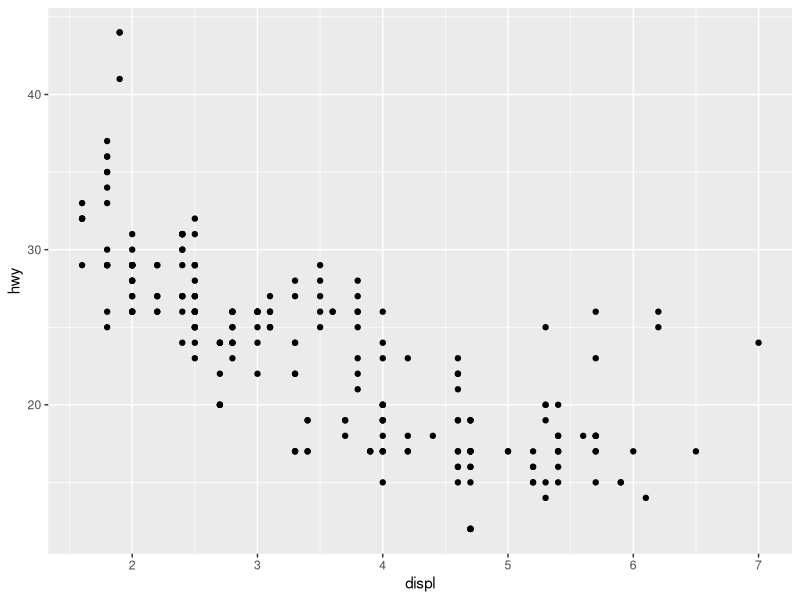
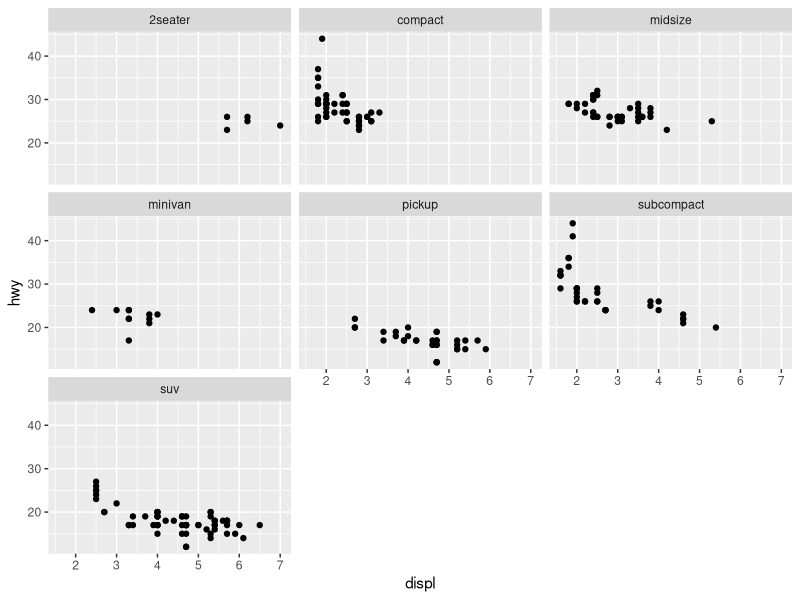
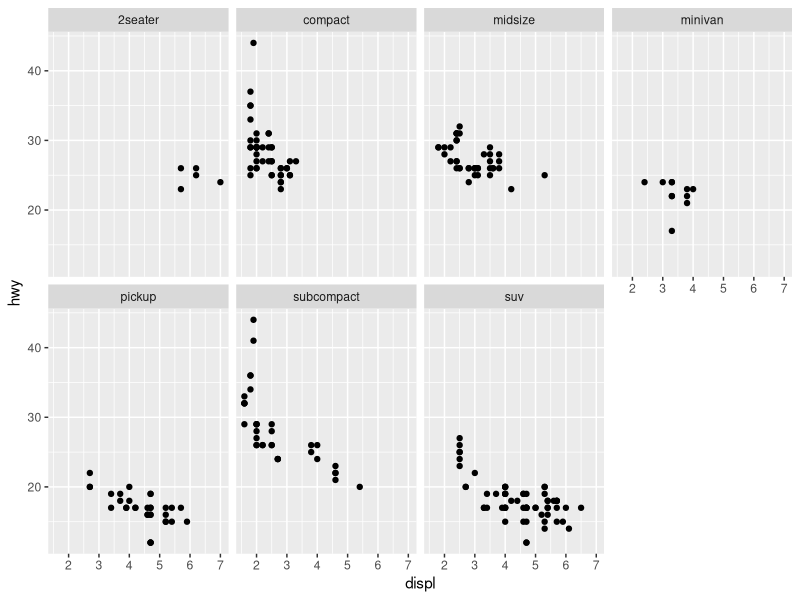
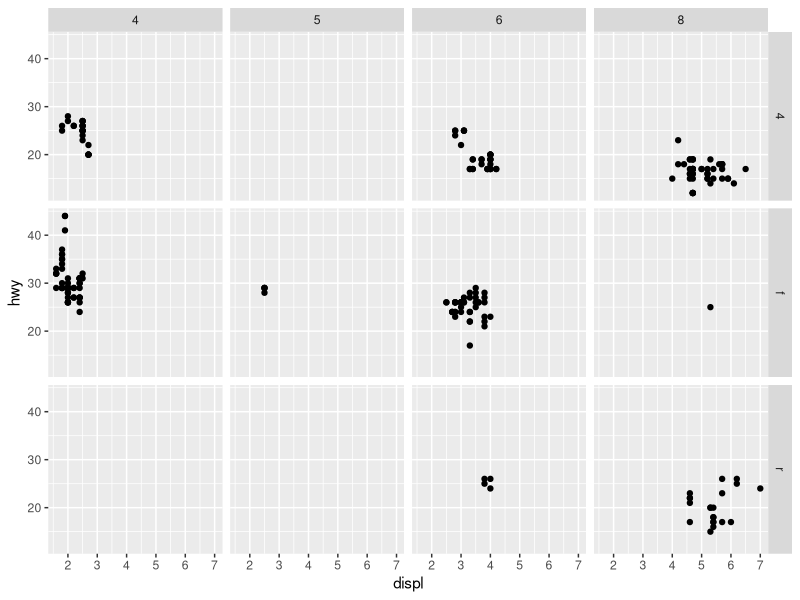
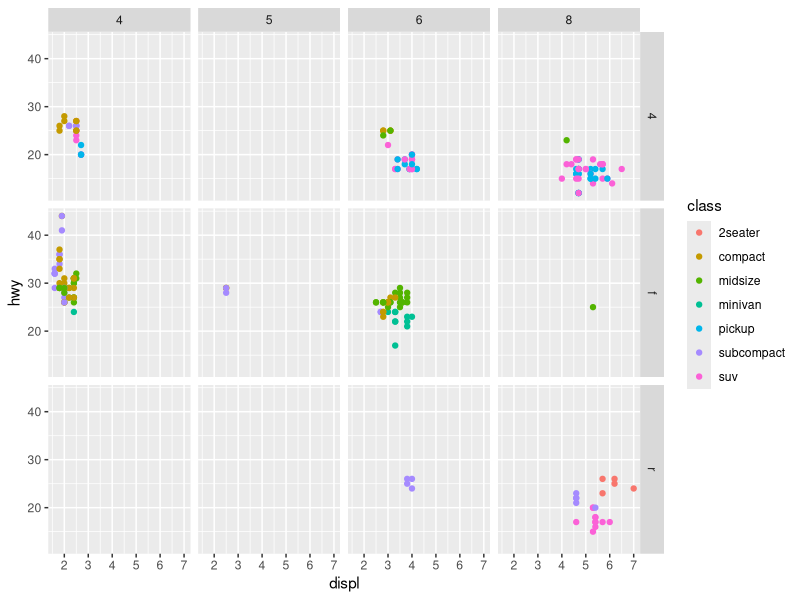

Generate these figures, in order, with R:
require(ggplot2)
View(mpg)

#====================================
attach(mpg)

#Only axes provided
g=ggplot(mpg, aes(x=displ, y=hwy))+
  geom_point()
g
#Split charts for different classes
g+facet_wrap(~class)

g+facet_wrap(~class, nrow = 2)

summary(as.factor(drv))
summary(as.factor(cyl))

g+facet_grid(drv~cyl)

g+facet_grid(drv~cyl)+
  aes(col=class)
